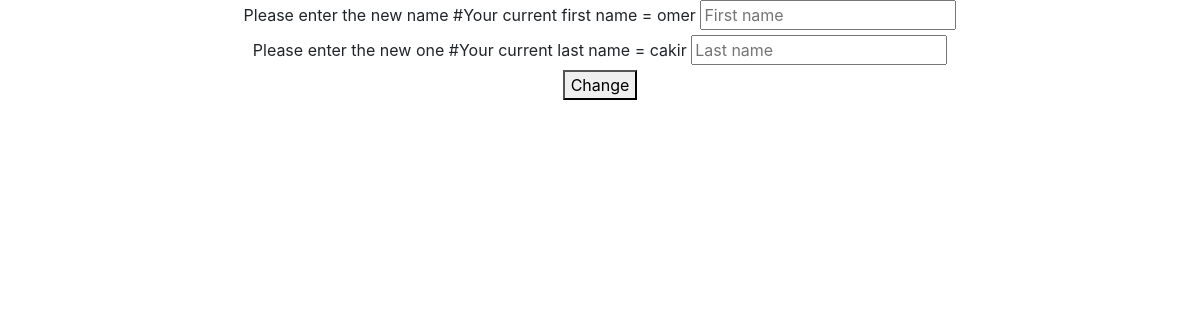
/members/details/5/edit, run on an earlier commit of the app's database.
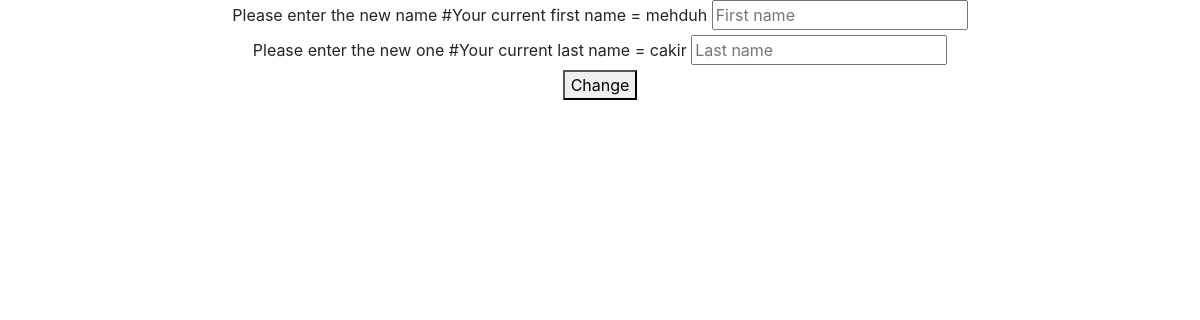
And on a later commit of the database.
### members/models.py (models this page shows, shortened)
class Member(AbstractBaseUser, PermissionsMixin):# AbstractBaseUser does the work that gives us
    email = models.EmailField(unique=True)
    first_name = models.CharField(max_length=30)
    last_name = models.CharField(max_length=30)
    is_active = models.BooleanField(default=True)
    is_staff = models.BooleanField(default=False)
    objects = MemberManager()
    USERNAME_FIELD = 'email'
    REQUIRED_FIELDS = ['first_name', 'last_name']

### members/views.py (the view, shortened to what this page needs)
# urls.py: path('members/details/<int:id>/edit',views.edit_view,name='edit')
def edit_view(request,id):
    currentmember = Member.objects.get(id=id)
    context = {
        'user':currentmember
    }
    return render(request,'edit.html',context)

### members/templates/edit.html (shortened to what this page needs)
{% extends "master.html" %}
{% block content %}
<center>
    <form method="POST">
        <label for="first_name">Please enter the new name #Your current first name = {{user.first_name}}</label>
        <input type="text" id="first_name" name="first_name" placeholder="First name"><br>
        <label for="first_name">Please enter the new one #Your current last name = {{user.last_name}}</label>
        <input type="text" id="last_name" name="last_name" placeholder="Last name"><br>
        <button type="submit">Change</button>
    </form>
</center>
{% endblock content %}

What changed in the data, as far as the page shows it:
changed Member "cakir": first_name "omer" → "mehduh"
